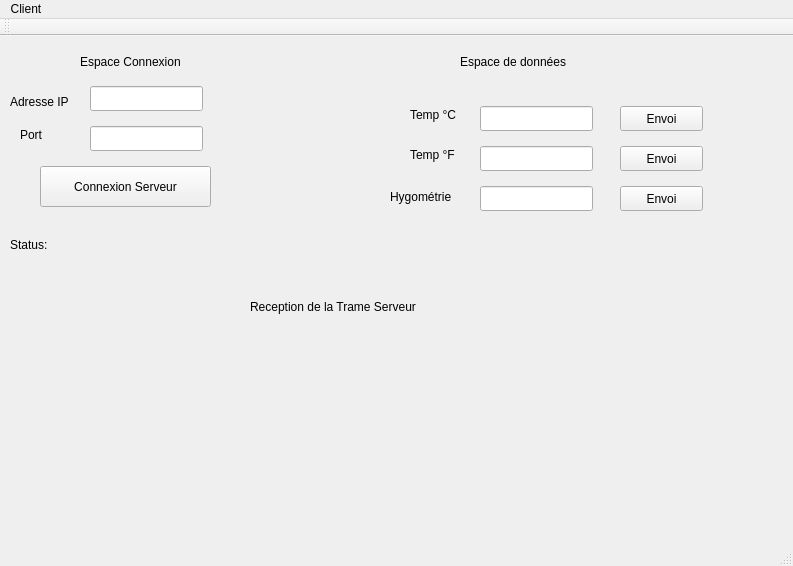
<?xml version="1.0" encoding="UTF-8"?>
<ui version="4.0">
 <class>MainWindow</class>
 <widget class="QMainWindow" name="MainWindow">
  <property name="geometry">
   <rect>
    <x>0</x>
    <y>0</y>
    <width>793</width>
    <height>566</height>
   </rect>
  </property>
  <property name="windowTitle">
   <string>MainWindow</string>
  </property>
  <widget class="QWidget" name="centralWidget">
   <widget class="QLabel" name="label">
    <property name="geometry">
     <rect>
      <x>410</x>
      <y>70</y>
      <width>64</width>
      <height>17</height>
     </rect>
    </property>
    <property name="text">
     <string>Temp °C</string>
    </property>
   </widget>
   <widget class="QLabel" name="label_2">
    <property name="geometry">
     <rect>
      <x>410</x>
      <y>110</y>
      <width>64</width>
      <height>17</height>
     </rect>
    </property>
    <property name="text">
     <string>Temp °F</string>
    </property>
   </widget>
   <widget class="QLabel" name="label_3">
    <property name="geometry">
     <rect>
      <x>390</x>
      <y>150</y>
      <width>91</width>
      <height>21</height>
     </rect>
    </property>
    <property name="text">
     <string>Hygométrie</string>
    </property>
   </widget>
   <widget class="QLineEdit" name="Box_Temp_C">
    <property name="geometry">
     <rect>
      <x>480</x>
      <y>70</y>
      <width>113</width>
      <height>25</height>
     </rect>
    </property>
   </widget>
   <widget class="QLineEdit" name="Box_temp_F">
    <property name="geometry">
     <rect>
      <x>480</x>
      <y>110</y>
      <width>113</width>
      <height>25</height>
     </rect>
    </property>
   </widget>
   <widget class="QLineEdit" name="Box_Hygo">
    <property name="geometry">
     <rect>
      <x>480</x>
      <y>150</y>
      <width>113</width>
      <height>25</height>
     </rect>
    </property>
   </widget>
   <widget class="QLabel" name="label_4">
    <property name="geometry">
     <rect>
      <x>80</x>
      <y>0</y>
      <width>121</width>
      <height>51</height>
     </rect>
    </property>
    <property name="text">
     <string>Espace Connexion</string>
    </property>
   </widget>
   <widget class="QLabel" name="label_5">
    <property name="geometry">
     <rect>
      <x>10</x>
      <y>50</y>
      <width>71</width>
      <height>31</height>
     </rect>
    </property>
    <property name="text">
     <string>Adresse IP</string>
    </property>
   </widget>
   <widget class="QLineEdit" name="Box_Adresse_IP">
    <property name="geometry">
     <rect>
      <x>90</x>
      <y>50</y>
      <width>113</width>
      <height>25</height>
     </rect>
    </property>
   </widget>
   <widget class="QLabel" name="label_6">
    <property name="geometry">
     <rect>
      <x>20</x>
      <y>90</y>
      <width>64</width>
      <height>17</height>
     </rect>
    </property>
    <property name="text">
     <string>Port</string>
    </property>
   </widget>
   <widget class="QLineEdit" name="Box_Port">
    <property name="geometry">
     <rect>
      <x>90</x>
      <y>90</y>
      <width>113</width>
      <height>25</height>
     </rect>
    </property>
   </widget>
   <widget class="QPushButton" name="Button_connexio">
    <property name="geometry">
     <rect>
      <x>40</x>
      <y>130</y>
      <width>171</width>
      <height>41</height>
     </rect>
    </property>
    <property name="text">
     <string>Connexion Serveur</string>
    </property>
   </widget>
   <widget class="QLabel" name="Label_Etat_Serveur">
    <property name="geometry">
     <rect>
      <x>80</x>
      <y>180</y>
      <width>121</width>
      <height>61</height>
     </rect>
    </property>
    <property name="text">
     <string/>
    </property>
   </widget>
   <widget class="QLabel" name="label_8">
    <property name="geometry">
     <rect>
      <x>460</x>
      <y>0</y>
      <width>141</width>
      <height>51</height>
     </rect>
    </property>
    <property name="text">
     <string>Espace de données</string>
    </property>
   </widget>
   <widget class="QPushButton" name="Button_Temp_C">
    <property name="geometry">
     <rect>
      <x>620</x>
      <y>70</y>
      <width>83</width>
      <height>25</height>
     </rect>
    </property>
    <property name="text">
     <string>Envoi</string>
    </property>
   </widget>
   <widget class="QPushButton" name="Boutton_temp_F">
    <property name="geometry">
     <rect>
      <x>620</x>
      <y>110</y>
      <width>83</width>
      <height>25</height>
     </rect>
    </property>
    <property name="text">
     <string>Envoi</string>
    </property>
   </widget>
   <widget class="QPushButton" name="Button_Hygo">
    <property name="geometry">
     <rect>
      <x>620</x>
      <y>150</y>
      <width>83</width>
      <height>25</height>
     </rect>
    </property>
    <property name="text">
     <string>Envoi</string>
    </property>
   </widget>
   <widget class="QLabel" name="label_9">
    <property name="geometry">
     <rect>
      <x>250</x>
      <y>240</y>
      <width>211</width>
      <height>61</height>
     </rect>
    </property>
    <property name="text">
     <string>Reception de la Trame Serveur</string>
    </property>
   </widget>
   <widget class="QLabel" name="Resultat">
    <property name="geometry">
     <rect>
      <x>220</x>
      <y>280</y>
      <width>271</width>
      <height>121</height>
     </rect>
    </property>
    <property name="text">
     <string/>
    </property>
   </widget>
   <widget class="QLabel" name="label_7">
    <property name="geometry">
     <rect>
      <x>10</x>
      <y>200</y>
      <width>64</width>
      <height>17</height>
     </rect>
    </property>
    <property name="text">
     <string>Status:</string>
    </property>
   </widget>
  </widget>
  <widget class="QMenuBar" name="menuBar">
   <property name="geometry">
    <rect>
     <x>0</x>
     <y>0</y>
     <width>793</width>
     <height>22</height>
    </rect>
   </property>
   <widget class="QMenu" name="menuClient">
    <property name="title">
     <string>Client</string>
    </property>
   </widget>
   <addaction name="menuClient"/>
  </widget>
  <widget class="QToolBar" name="mainToolBar">
   <attribute name="toolBarArea">
    <enum>TopToolBarArea</enum>
   </attribute>
   <attribute name="toolBarBreak">
    <bool>false</bool>
   </attribute>
  </widget>
  <widget class="QStatusBar" name="statusBar"/>
 </widget>
 <layoutdefault spacing="6" margin="11"/>
 <resources/>
 <connections>
  <connection>
   <sender>Button_connexio</sender>
   <signal>clicked()</signal>
   <receiver>MainWindow</receiver>
   <slot>Test()</slot>
   <hints>
    <hint type="sourcelabel">
     <x>125</x>
     <y>189</y>
    </hint>
    <hint type="destinationlabel">
     <x>396</x>
     <y>282</y>
    </hint>
   </hints>
  </connection>
 </connections>
 <slots>
  <slot>Test()</slot>
  <slot>connected()</slot>
 </slots>
</ui>
